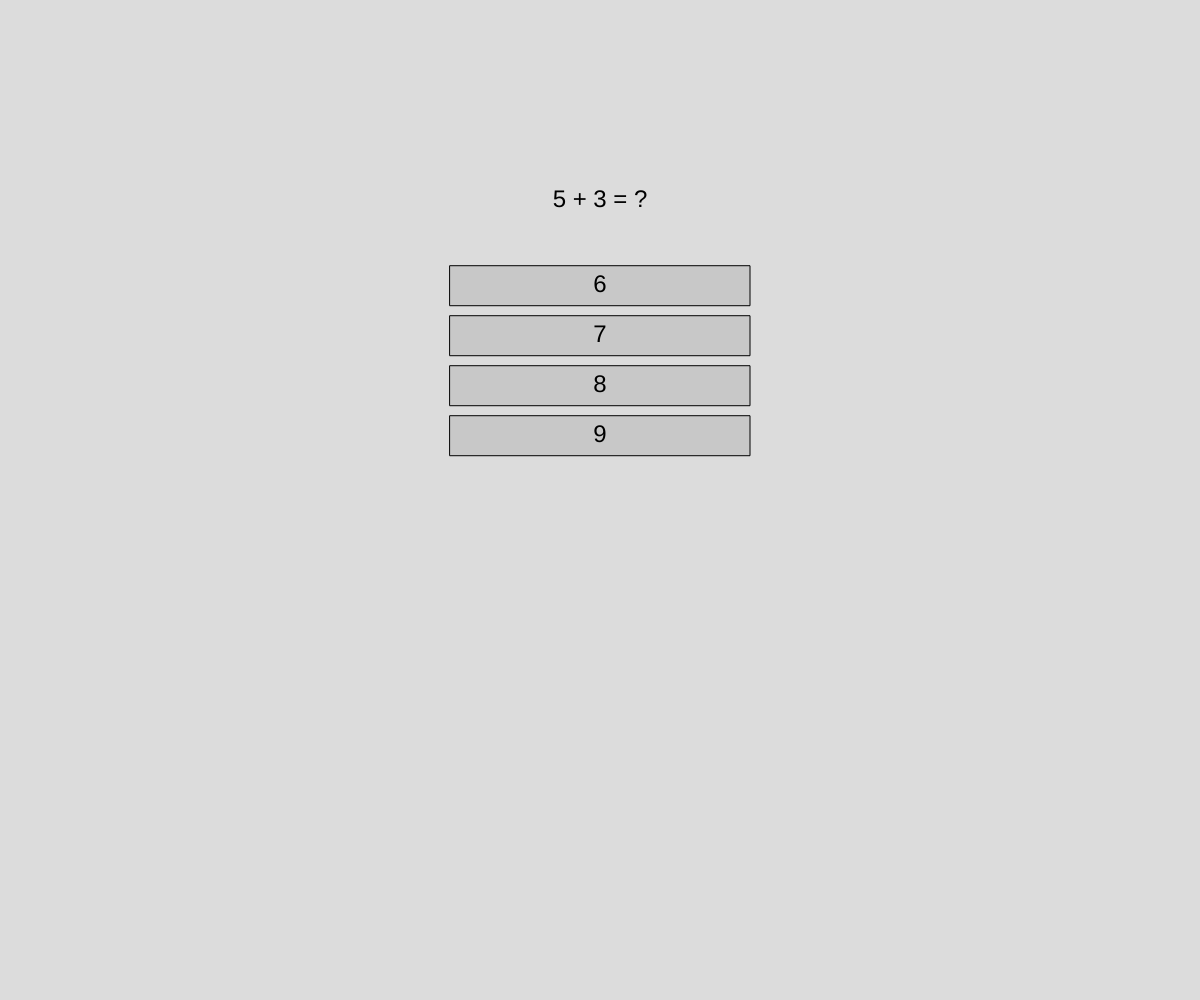
Frame 1 (no input)
Frame 60 (no input): identical to frame 1, image omitted
Frame 120 (the mouse pressed at the canvas centre since frame 60): identical to frame 1, image omitted

The p5.js sketch that drew this single still picture (run headless with seeded random() and noise() and a simulated clock; from frame 60 on, the mouse is pressed at the canvas centre):

// p5.js sketch
// ── sketch.js
let questions = [
  { question: "5 + 3 = ?", options: [6, 7, 8, 9], answer: 8 },
  { question: "12 - 4 = ?", options: [6, 7, 8, 9], answer: 8 },
  { question: "6 * 2 = ?", options: [10, 11, 12, 13], answer: 12 }
];

let currentQuestion = 0;
let feedback = "";
let feedbackColor = 0; // 回饋文字顏色
let selectedOption = -1;

function setup() {
  createCanvas(windowWidth, windowHeight); // 畫布布滿整個視窗
  textSize(24); // 調整文字大小
  textAlign(CENTER, CENTER); // 文字置中對齊
}

function draw() {
  background(220);

  if (currentQuestion < questions.length) {
    // 顯示問題，將位置稍微往上移
    fill(0); // 確保題目顏色為黑色
    text(questions[currentQuestion].question, width / 2, height / 5); // 題目位置稍微往上移

    // 顯示選項
    for (let i = 0; i < 4; i++) {
      let y = height / 3.5 + i * 50; // 選項整體往上移
      if (i === selectedOption) {
        fill(200, 200, 255); // 高亮選中的選項
        rect(width / 2 - 150, y - 20, 300, 40);
        fill(0);
      } else {
        fill(200);
        rect(width / 2 - 150, y - 20, 300, 40);
        fill(0);
      }
      text(questions[currentQuestion].options[i], width / 2, y);
    }

    // 顯示回饋文字，放在最後一個選項的下方
    fill(feedbackColor); // 使用動態顏色
    text(feedback, width / 2, height / 3.5 + 4 * 50 + 20); // 放在最後一個選項下方
  } else {
    // 顯示測驗結束訊息
    fill(0); // 確保文字顏色為黑色
    text("Quiz Finished!", width / 2, height / 2 - 50);
    text("Refresh to try again.", width / 2, height / 2 + 50);
  }
}

function mousePressed() {
  if (currentQuestion < questions.length) {
    for (let i = 0; i < 4; i++) {
      let y = height / 3.5 + i * 50; // 與選項位置保持一致
      if (mouseX > width / 2 - 150 && mouseX < width / 2 + 150 && mouseY > y - 20 && mouseY < y + 20) {
        checkAnswer(i);
      }
    }
  }
}

function checkAnswer(selectedOption) {
  let selectedAnswer = questions[currentQuestion].options[selectedOption];
  if (selectedAnswer === questions[currentQuestion].answer) {
    feedback = "Correct!"; // 答對回饋
    feedbackColor = color(0, 128, 0); // 深綠色文字
    // 進入下一題
    setTimeout(() => {
      feedback = ""; // 清空回饋
      currentQuestion++;
    }, 1000); // 1 秒後進入下一題
  } else {
    feedback = "Wrong! Try again."; // 答錯回饋
    feedbackColor = color(255, 0, 0); // 紅色文字
  }
}

function windowResized() {
  resizeCanvas(windowWidth, windowHeight); // 畫布隨視窗大小調整
}
